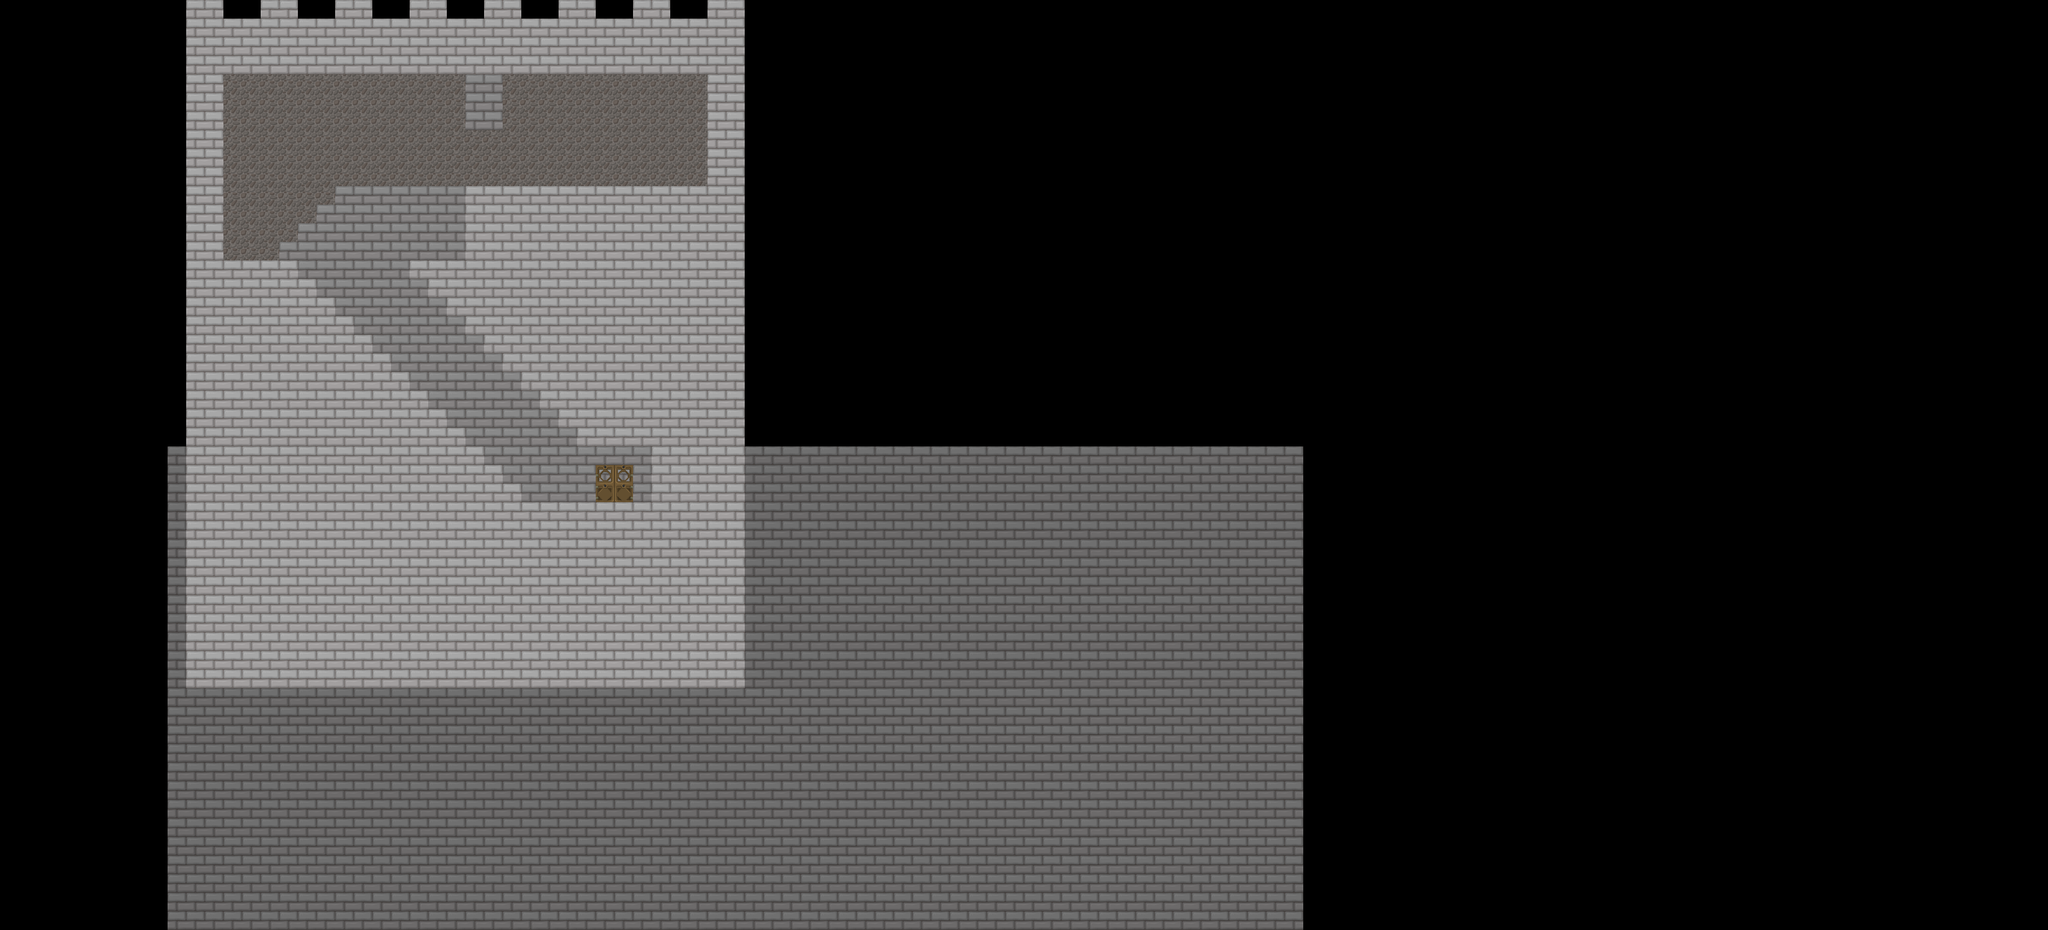

The image is a tile-based game level rendered from a .tmx file. Its description and source (layers, tilesets, objects; grid data summarised) follow:
An orthogonal 110x50 tile map with 32x32 px tiles, 3 tile layers (Background, Midground, Foreground), 2 tilesets and 6 objects (5x LayerSwap, Door).

<map version="1.0" orientation="orthogonal" width="110" height="50" tilewidth="32" tileheight="32">
 <properties>
  <property name="layerSwapArea" value="!json! { &quot;1&quot;:{  } }" />
  <property name="startLocation" value="!json! { &quot;x&quot;:32, &quot;y&quot;:9 }" />
 </properties>
 <tileset firstgid="1" source="../../assets/tiles/Castle_Tileset.tsx" />
 <tileset firstgid="43" source="../../assets/tiles/Doors_Tileset.tsx" />
 <layer name="Background" width="110" height="50">
  <data>[5500 cells, 2276 non-empty, 2 distinct tile ids]</data>
 </layer>
 <layer name="Midground" width="110" height="50">
  <data>[5500 cells, 658 non-empty, 1 distinct tile ids]</data>
 </layer>
 <layer name="Foreground" width="110" height="50">
  <properties>
   <property name="isLayerInsensitive" value="false" />
  </properties>
  <data>[5500 cells, 808 non-empty, 5 distinct tile ids]</data>
 </layer>
 <objectgroup name="Object Layer 1" width="110" height="50">
  <object name="toFloor" type="LayerSwap" x="384" y="416" width="224" height="32">
   <properties>
    <property name="condition" value="true" />
    <property name="from" value="Midground" />
    <property name="to" value="Foreground" />
   </properties>
  </object>
  <object name="toStairs" type="LayerSwap" x="480" y="320" width="96" height="32">
   <properties>
    <property name="condition" value="true" />
    <property name="from" value="Foreground" />
    <property name="to" value="Midground" />
   </properties>
  </object>
  <object name="exit" type="Door" x="992" y="768" width="128" height="96">
   <properties>
    <property name="toLocation" value="!json! {&quot;x&quot;:13, &quot;y&quot;:47 }" />
    <property name="toMap" value="&quot;level1 - castle&quot;" />
   </properties>
  </object>
  <object name="toStairs" type="LayerSwap" x="480" y="352" width="64" height="32">
   <properties>
    <property name="condition" value="true" />
    <property name="from" value="Foreground" />
    <property name="to" value="Midground" />
   </properties>
  </object>
  <object name="toStairs" type="LayerSwap" x="480" y="384" width="32" height="32">
   <properties>
    <property name="condition" value="true" />
    <property name="from" value="Foreground" />
    <property name="to" value="Midground" />
   </properties>
  </object>
  <object name="toStairs" type="LayerSwap" x="480" y="288" width="320" height="32">
   <properties>
    <property name="condition" value="true" />
    <property name="from" value="Foreground" />
    <property name="to" value="Midground" />
   </properties>
  </object>
 </objectgroup>
</map>